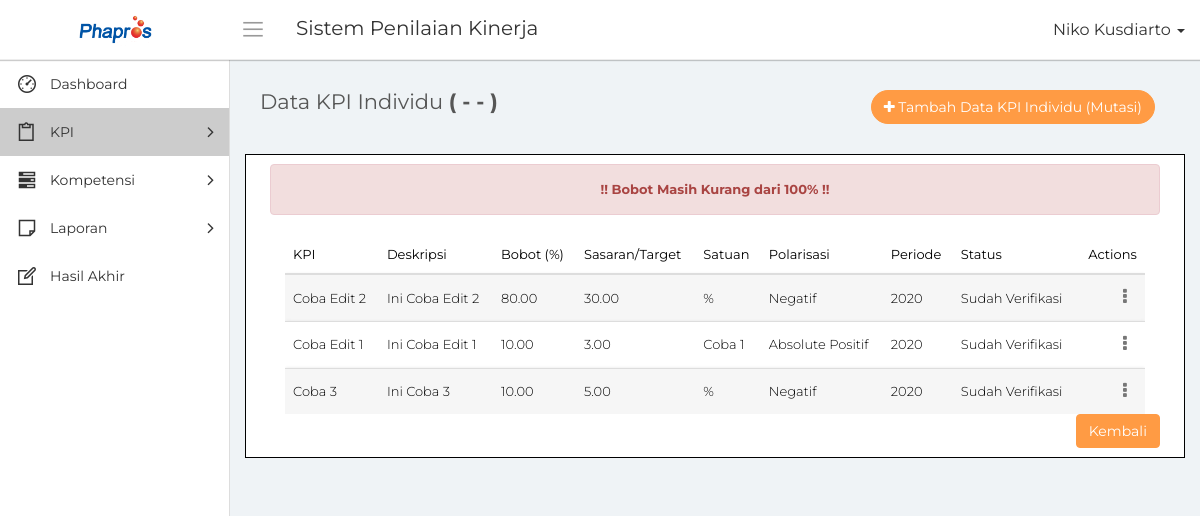
Before: /detail_kpi_individu_mutasi.php (signed in) with the older database file.
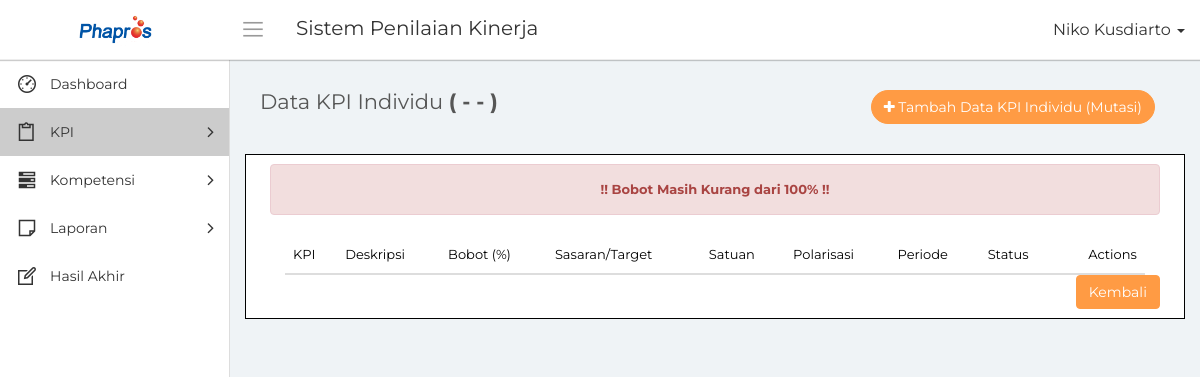
After: the same page with the newer database file.
### tables this page shows
CREATE TABLE `data_kpi` (
  `id_kpi` bigint(20) NOT NULL,
  `id_anggota` bigint(20) NOT NULL DEFAULT '0',
  `id_jabatan` bigint(20) NOT NULL DEFAULT '0',
  `id_departemen` bigint(20) NOT NULL DEFAULT '0',
  `id_unit` bigint(20) NOT NULL DEFAULT '0',
  `id_periode` bigint(20) NOT NULL DEFAULT '0',
  `kpi` text NOT NULL,
  `deskripsi` text NOT NULL,
  `bobot` decimal(20,2) NOT NULL DEFAULT '0.00',
  `sasaran` decimal(20,2) NOT NULL DEFAULT '0.00',
  `satuan` varchar(20) NOT NULL,
  `sifat_kpi` int(2) NOT NULL DEFAULT '0',
  `status` int(2) NOT NULL DEFAULT '0',
  `id_verifikator` bigint(20) NOT NULL DEFAULT '0',
  `id_jabatan_verifikator` bigint(20) NOT NULL DEFAULT '0',
  `id_departemen_verifikator` bigint(20) NOT NULL DEFAULT '0',
  `id_unit_verifikator` bigint(20) NOT NULL DEFAULT '0',
  `tanggal_input` date NOT NULL,
  `tanggal_verifikasi` date NOT NULL
);

CREATE TABLE `mst_satuan` (
  `id_satuan` bigint(20) NOT NULL,
  `nama_satuan` varchar(50) NOT NULL,
  `jenis_polarisasi` text NOT NULL,
  `id_periode` bigint(20) NOT NULL,
  `tanggal_input` date NOT NULL
);

CREATE TABLE `mst_polarisasi` (
  `id_polarisasi` bigint(20) NOT NULL,
  `nama_polarisasi` varchar(50) NOT NULL,
  `id_periode` bigint(20) NOT NULL,
  `rumus` int(5) NOT NULL DEFAULT '0',
  `tanggal_input` date NOT NULL
);

CREATE TABLE `mst_periode` (
  `id_periode` bigint(20) NOT NULL,
  `tahun` int(10) NOT NULL,
  `status` int(5) NOT NULL
);

### conn/database.php (called while the page is built, shortened)
<?php
	class database{
		function __construct(){
			$this->connection = new mysqli('localhost', 'root', '','phapros_final');
		}
		function tampil_kpi($id_periode = null, $id_anggota = null, $id_jabatan = null, $id_departemen = null, $id_unit = null, $status = null){
			if($id_anggota == null || $id_jabatan == null)
			{
				$id_anggota = $_SESSION['id_anggota'];
				$id_jabatan = $_SESSION['id_jabatan'];
				$id_departemen = $_SESSION['id_departemen'];
				$id_unit = $_SESSION['id_unit'];
			}
			$hasil = [];
			if($id_periode != null)
			{
				if($status == null)
					$query = $this->connection->query("SELECT k.*, j.nama_jabatan, u.nama_unit, p.tahun, s.nama_satuan, pol.nama_polarisasi, pol.rumus FROM data_kpi k LEFT JOIN mst_jabatan j ON j.id_jabatan = k.id_jabatan LEFT JOIN mst_unit u ON u.id_unit = k.id_unit LEFT JOIN mst_periode p ON p.id_periode = k.id_periode LEFT JOIN mst_satuan s ON s.id_satuan = k.satuan LEFT JOIN mst_polarisasi pol ON pol.id_polarisasi = k.sifat_kpi WHERE k.id_anggota = '$id_anggota' AND k.id_jabatan = '$id_jabatan' AND k.id_departemen = '$id_departemen' AND k.id_unit = '$id_unit' AND p.id_periode = '$id_periode'");
			}
			while($tampil = $query->fetch_array())
				$hasil[] = $tampil;
			return $hasil;
		}
		function tampil_periode($id_periode = null){
			$hasil = [];
			if($id_periode == null)
				$query = $this->connection->query("SELECT * FROM mst_periode");
			else
				$query = $this->connection->query("SELECT * FROM mst_periode WHERE id_periode = '$id_periode'");
			while($tampil = $query->fetch_array())
				$hasil[] = $tampil;
			return $hasil;
		}
		function hitung_perubahan_usulan($id_anggota = null, $id_jabatan = null, $id_departemen = null, $id_unit = null, $id_periode = null)
		{
			$query = $this->connection->query("SELECT * FROM perubahan_usulan_kpi WHERE id_anggota = '$id_anggota' AND id_jabatan = '$id_jabatan' AND id_departemen = '$id_departemen' AND id_unit = '$id_unit' AND id_periode = '$id_periode'");
			$jml = 0;
			return $jml;
		}
	}
?>

### detail_kpi_individu_mutasi.php (the view, shortened to what the changed rows need)
<?php
    include "conn/database.php";
    $db = new database();
    $id_anggotaD = $_GET['id_anggota'];
    $id_jabatanD = $_GET['id_jabatan_lama'];
    $id_departemenD = $_GET['id_departemen_lama'];
    $id_unitD = $_GET['id_unit_lama'];
    $idA = 'kosong';
    foreach($db->tampil_periode() as $tPer)
    {
        if($tPer['status'] == 1)
        {
            $idA = $tPer['id_periode'];
        }
    }
?>
<!DOCTYPE html>
<html>
    <head>
        <link rel="stylesheet" type="text/css" href="assets/css/bootstrap.min.css">
        <link rel="stylesheet" type="text/css" href="assets/css/font-awesome.min.css">
        <link rel="stylesheet" type="text/css" href="assets/css/line-awesome.min.css">
        <link rel="stylesheet" type="text/css" href="assets/css/datatables.min.css"/>
		<link rel="stylesheet" type="text/css" href="assets/css/select2.min.css">
		<link rel="stylesheet" type="text/css" href="assets/css/bootstrap-datetimepicker.min.css">
        <link rel="stylesheet" type="text/css" href="assets/css/style.css">
    </head>
    <body>
        <div class="main-wrapper">
            <div class="page-wrapper">
                <div class="content container-fluid">
					<div class="row" style="border:1px solid black;color:black; background-color:white; padding:1%;">
                        <form action="#" method="POST">
                        <div class="col-md-12">
							<div class="table-responsive">
                                <div class="col-md-12">
                                    <div class="table-responsive">
                                        <table class="table table-striped custom-table m-b-0 display" id="tabel">
                                            <thead>
                                                <tr>
                                                    <th>KPI</th>
                                                    <th>Deskripsi</th>
                                                    <?php
                                                        if($db->hitung_perubahan_usulan($id_anggotaD, $id_jabatanD, $id_departemenD, $id_unitD, $idA) > 0)
                                                            echo '
                                                                <th>Bobot Murni (%)</th>
                                                                <th>Bobot Perubahan (%)</th>
                                                                <th>Sasaran/Target Murni</th>
                                                                <th>Sasaran/Target Perubahan</th>
                                                            ';
                                                        else
                                                            echo '
                                                                <th>Bobot (%)</th>
                                                                <th>Sasaran/Target</th>
                                                            ';
                                                    ?>
                                                    <th>Satuan</th>
                                                    <th>Polarisasi</th>
                                                    <th>Periode</th>
                                                    <th>Status</th>
                                                    <th class="text-right">Actions</th>
                                                </tr>
                                            </thead>
                                            <tbody>
                                            <?php
                                                foreach($db->tampil_kpi($idA, $id_anggotaD, $id_jabatanD, $id_departemenD, $id_unitD) as $data)
                                                {
                                                    $bobot = $data['bobot'];
                                                    $sasaran = $data['sasaran'];
                                            ?>
                                                    <tr>
                                                        <td><?php echo $data['kpi']; ?></td>
                                                        <td><?php echo $data['deskripsi']; ?></td>
                                                        <?php
                                                            if($db->hitung_perubahan_usulan($id_anggotaD, $id_jabatanD, $id_departemenD, $id_unitD, $idA) > 0)
                                                                echo '
                                                                    <td>'.$data['bobot'].'</td>
                                                                    <td>'.$bobot.'</td>
                                                                    <td>'.$data['sasaran'].'</td>
                                                                    <td>'.$sasaran.'</td>
                                                                ';
                                                            else
                                                            echo '
                                                                <td>'.$data['bobot'].'</td>
                                                                <td>'.$data['sasaran'].'</td>
                                                            ';
                                                        ?>
                                                        <td><?php echo $data['nama_satuan']; ?></td>
                                                        <td><?php echo $data['nama_polarisasi']; ?></td>
                                                        <td><?php echo $data['tahun']; ?></td>
                                                        <td><?php echo ($data['status'] == 0)?'Belum Verifikasi':'Sudah Verifikasi'; ?></td>
                                                        <td class="text-right">
                                                            <div class="dropdown">
                                                                <a href="#" class="action-icon dropdown-toggle" data-toggle="dropdown" aria-expanded="false"><i class="fa fa-ellipsis-v"></i></a>
                                                            </div>
                                                        </td>
                                                    </tr>
                                            <?php
                                                }
                                            ?>
                                            </tbody>
                                        </table>
                                    </div>
                                </div>
                            </div>
                        </div>
                        <br>
                        </form>
						</div>
					</div>
                </div>
            </div>
    </body>
</html>

Changed rows visible on the page:
no longer on this page (row edited): data_kpi: kpi "Coba Edit 2", deskripsi "Ini Coba Edit 2", bobot "80.00", sasaran "30.00", mst_satuan.nama_satuan "%", mst_polarisasi.nama_polarisasi "Negatif", id_periode.tahun "2020", status "Sudah Verifikasi"
no longer on this page (row edited): data_kpi: kpi "Coba Edit 1", deskripsi "Ini Coba Edit 1", bobot "10.00", sasaran "3.00", mst_satuan.nama_satuan "Coba 1", mst_polarisasi.nama_polarisasi "Absolute Positif", id_periode.tahun "2020", status "Sudah Verifikasi"
removed data_kpi: kpi "Coba 3", deskripsi "Ini Coba 3", bobot "10.00", sasaran "5.00", mst_satuan.nama_satuan "%", mst_polarisasi.nama_polarisasi "Negatif", id_periode.tahun "2020", status "Sudah Verifikasi"
